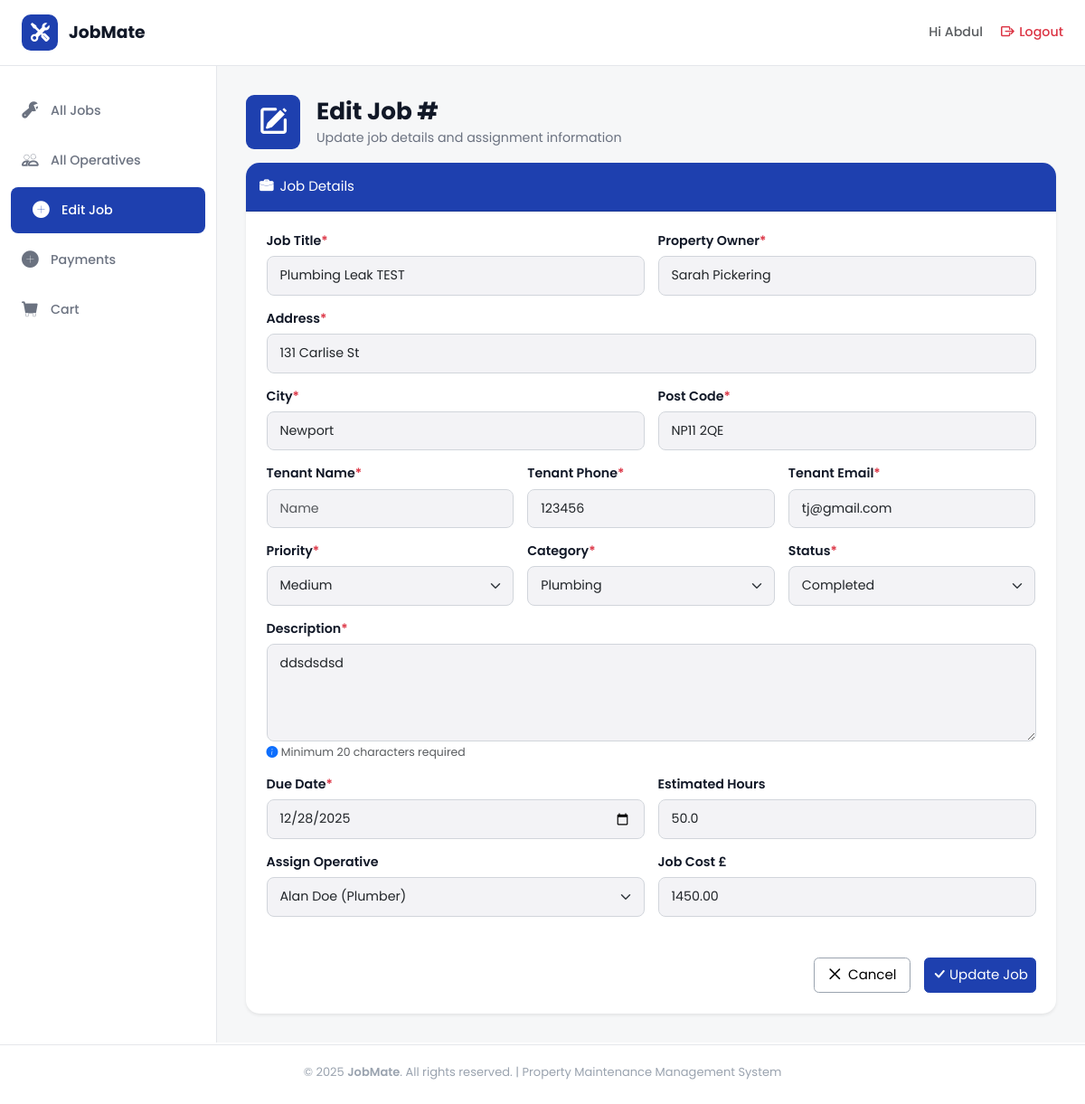
The page /jobs/edit_job/10 (signed in) on the database its author committed.
### jobs/models.py (models this page shows, shortened)
class Job(models.Model):
    PRIORITY_CHOICES = [
        ('high', 'High'),
        ('medium', 'Medium'),
        ('low', 'Low'),
    ]
    CATEGORY_CHOICES = [
        ('plumbing', 'Plumbing'),
        ('heating', 'Heating'),
        ('electrical', 'Electrical'),
    ]
    STATUS_CHOICES = [
        ("pending", "Pending"),
        ("in_progress", "In Progress"),
        ("completed", "Completed"),
        ("cancelled", "Cancelled"),
    ]
    job_title = models.CharField(max_length=100)
    property_owner = models.CharField(max_length=100)
    address = models.CharField(max_length=200)
    city = models.CharField(max_length=100)
    post_code = models.CharField(max_length=20)
    tenant_name = models.CharField(
        max_length=100,
        null=True,
        blank=True
    )
    tenant_phone = models.CharField(
        max_length=20,
        null=True,
        blank=True
    )
    tenant_email = models.EmailField(
        max_length=254,
        null=True,
        blank=True
    )
    priority = models.CharField(
        max_length=20,
        choices=PRIORITY_CHOICES,
        default='medium'
    )
    category = models.CharField(
        max_length=20,
        choices=CATEGORY_CHOICES
    )
    status = models.CharField(
        max_length=20,
        choices=STATUS_CHOICES,
        default="pending"
    )
    description = models.TextField()
    created_at = models.DateTimeField(auto_now_add=True)
    updated_at = models.DateTimeField(auto_now=True)
    due_date = models.DateField()
    estimated_hours = models.DecimalField(
        max_digits=4,
        decimal_places=1,
        null=True,
        blank=True
    )
    job_cost = models.DecimalField(
        max_digits=10,
        decimal_places=2,
        null=True,
        blank=True
    )
    assigned_operative = models.ForeignKey(
        User,
        on_delete=models.SET_NULL,
        null=True,
        blank=True,
        related_name="assigned_jobs"
    )

### jobs/views.py (the view)
# urls.py: path('edit_job/<int:job_id>', views.edit_job, name='edit_job'),
@login_required
@admin_required
def edit_job(request, job_id):
    job = get_object_or_404(Job, pk=job_id)
    if request.method == "POST":
        job_edit_form = JobForm(request.POST, instance=job)
        if job_edit_form.is_valid():
            job_edit_form.save()
            messages.success(request, 'Job details was successfully updated!')
            return redirect("jobs:all_jobs")
    else:
        job_edit_form = JobForm(instance=job)
    return render(request, "edit_job.html", {"job_edit_form": job_edit_form})

### helpers/permission_check.py (called while the page is built)
def admin_required(view_func):
    @wraps(view_func)
    def _wrapped_view(request, *args, **kwargs):
        user = request.user
        if not hasattr(user, "profile") or user.profile.role != "Admin":
            messages.error(
                request,
                "You do not have permission to access this page."
            )
            return redirect("jobs:all_jobs")
        return view_func(request, *args, **kwargs)
    return _wrapped_view

### jobs/templates/edit_job.html (shortened to what this page needs)
{% extends "dashboard_base.html" %}
{% load static %}
{% block content %}
<div class="heading-section">
  <div class="d-flex align-items-center gap-3 mb-3">
    <div class="icon">
      <i class="bi bi-pencil-square"></i>
    </div>
    <div>
      <h1 class="section-title">Edit Job #{{ job.id }}</h1>
      <p class="section-subtitle m-0">
        Update job details and assignment information
      </p>
    </div>
  </div>
</div>
<div class="card shadow-sm border-0 rounded-4">
  <div class="card-header py-3 rounded-top-4">
    <i class="bi bi-briefcase-fill me-2"></i>Job Details
  </div>
  <form class="card-body p-4" method="post">
    <div class="row g-3">
      <div class="col-md-6">
        <label class="form-label">Job Title<span class="text-danger">*</span></label>
        {{job_edit_form.job_title}}
      </div>
      <div class="col-md-6">
        <label class="form-label">Property Owner<span class="text-danger">*</span></label>
        {{job_edit_form.property_owner}}
      </div>
      <div class="col-12">
        <label class="form-label">Address<span class="text-danger">*</span></label>
        {{job_edit_form.address}}
      </div>
      <div class="col-md-6">
        <label class="form-label">City<span class="text-danger">*</span></label>
        {{job_edit_form.city}}
      </div>
      <div class="col-md-6">
        <label class="form-label">Post Code<span class="text-danger">*</span></label>
        {{job_edit_form.post_code}}
      </div>
      <div class="col-md-4">
        <label class="form-label">Tenant Name<span class="text-danger">*</span></label>
        {{ job_edit_form.tenant_name}}
      </div>
      <div class="col-md-4">
        <label class="form-label">Tenant Phone<span class="text-danger">*</span></label>
        {{ job_edit_form.tenant_phone}}
      </div>
      <div class="col-md-4">
        <label class="form-label">Tenant Email<span class="text-danger">*</span></label>
        {{ job_edit_form.tenant_email}}
      </div>
      <div class="col-md-4">
        <label class="form-label">Priority<span class="text-danger">*</span></label>
        {{ job_edit_form.priority }}
      </div>
      <div class="col-md-4">
        <label class="form-label">Category<span class="text-danger">*</span></label>
        {{ job_edit_form.category }}
      </div>
      <div class="col-md-4">
        <label class="form-label">Status<span class="text-danger">*</span></label>
        {{ job_edit_form.status }}
      </div>
      <div class="col-12">
        <label class="form-label">Description<span class="text-danger">*</span></label>
        {{ job_edit_form.description }}</textarea>
        <small class="text-muted mt-1 d-block">
          <i class="bi bi-info-circle-fill text-primary me-1"></i>Minimum 20 characters required
        </small>
      </div>
      <div class="col-md-6">
        <label class="form-label">Due Date<span class="text-danger">*</span></label>
        {{ job_edit_form.due_date }}
      </div>
      <div class="col-md-6">
        <label class="form-label">Estimated Hours</label>
        {{ job_edit_form.estimated_hours }}
      </div>
      <div class="col-md-6">
        <label class="form-label">Assign Operative</label>
        {{ job_edit_form.assigned_operative }}
      </div>
      <div class="col-md-6">
        <label class="form-label">Job Cost £</label>
        {{ job_edit_form.job_cost }}
      </div>
    </div>
    <div class="d-flex justify-content-end align-items-center mt-5 gap-3">
      <a href="{% url 'jobs:all_jobs' %}" class="btn btn-light p-2 px-3">
        <i class="bi bi-x-lg me-2"></i>Cancel
      </a>
      <button type="submit" class="btn btn-primary p-2">
        <span>
          <i class="bi bi-check-lg"></i>
        </span>
        <span>Update Job</span>
      </button>
    </div>
  </form>
</div>
{% endblock %}

### templates/dashboard_base.html (shortened to what this page needs)
{% extends "base.html" %}
{% load static %}
{% block body %}
<header class="top-header">
  <div class="logo-section">
    <a href="{% url 'home:home' %}">
      <div class="logo-icon">
        <i class="bi bi-tools"></i>
      </div>
      <span class="logo-text">JobMate</span>
    </a>
  </div>
  <div class="header-right">
    <div class="user-info">
      <a href="{% url 'users:profile_settings' %}" class="text-decoration-none text-muted"><span>Hi {% if request.user.is_authenticated and request.user.first_name == "" %}
        {{ request.user.username }}
        {% else %}
         {{request.user.first_name}}
          {% endif %} </span></a>
    </div>
    <a href="{% url 'account_logout' %}" class="logout-btn text-danger">
      <i class="bi bi-box-arrow-right"></i>
      <span>Logout</span>
    </a>
  </div>
</header>
<div class="dashboard-layout">
  <aside class="sidebar">
    <ul class="sidebar-nav">
      <li>
        <a href="{% url 'jobs:all_jobs' %}"
          class="{% if request.resolver_match.url_name == 'all_jobs' %}active{% endif %}">
          <i class="bi bi-wrench-adjustable"></i>
          <span>All Jobs</span>
        </a>
      </li>
      {% if request.user.is_authenticated and request.user.profile.role == "Admin" %}
      <li>
        <a href="{% url 'users:all_operatives' %}"
          class="{% if request.resolver_match.url_name == 'all_operatives' %}active{% endif %}">
          <i class="bi bi-people"></i>
          <span>All Operatives</span>
        </a>
      </li>
      <li>
        <a href="#"
          class="{% if request.resolver_match.url_name == 'edit_job' %}active nav-link disabled {% else %}d-none {% endif %}">
          <i class="bi bi-plus-circle-fill"></i>
          <span>Edit Job</span>
        </a>
      </li>
      {% endif %}
      <li>
        <a href="{% url 'cart:payments' %}"
          class="{% if request.resolver_match.url_name == 'payments' %}active nav-link disabled{% endif %}">
          <i class="bi bi-plus-circle-fill"></i>
          <span>Payments</span>
        </a>
      </li>
      <li>
        <a href="{% url 'cart:basket' %}"
          class="{% if request.resolver_match.url_name == 'basket' %}active nav-link disabled{% endif %}">
          <i class="bi bi-cart-fill"></i>
          <span>Cart</span>
        </a>
      </li>
    </ul>
  </aside>
  <main class="main-content">
    {% block content %} {% endblock %}
  </main>
</div>
{% endblock %}

### static/css/base.css (style rules this page uses)
html { font-size: 15px; }
:root { --jm-blue-600: #2563eb; --jm-blue-700: #1e40af; --jm-default: #ffffff; --jm-main: #e5e7eb; --jm-secondary: #1e40af; --jm-accent: #dbeafe; --jm-accent-light: #f6f7f8; --jm-links: #2563eb; --jm-other: #fd5454; --ink: #111827; --muted: #6b7280; --muted-2: #9aa3af; --footer-bg: #0f172a; --input: #f3f3f6; --card-radius: 14px; --tile-radius: 18px; --shadow-soft: 0 8px 16px rgba(15, 23, 42, 0.06); --shadow-tile: 0 14px 30px rgba(37, 99, 235, 0.25); --shadow-cta: 0 10px 22px rgba(29, 78, 216, 0.25); --purple: #7e22ce; --input-border: #D1D5DB; --topbar-h: 66px; --footer-h: 20px; --sidebar-width: 240px; }
* { box-sizing: border-box; }
body { font-family: "Poppins", system-ui, -apple-system, Segoe UI, Roboto, Helvetica, Arial, sans-serif; font-size: 0.95rem; color: var(--ink); background: var(--page-bg); margin: 0 auto; }
.btn-primary { background-color: var(--jm-blue-700) !important; border-color: var(--jm-blue-700) !important; font-size: 1rem; transition: all 0.25s ease; }
.btn-light { background-color: var(--jm-default) !important; border-color: var(--muted-2) !important; font-size: 1rem; transition: all 0.25s ease; }
.bi::before { font-weight: bold !important; }
.section-title { font-weight: 700; font-size: 1.75rem; color: var(--ink); margin-bottom: 0.25rem; }
.section-subtitle { color: var(--muted); }

### static/css/accounts.css (style rules this page uses)
.form-label { font-weight: 600; color: var(--ink); margin-bottom: 6px; }
.form-control, .form-select { border-radius: 8px; border: 1px solid #e5e7eb; padding: 10px 14px; font-size: 0.95rem; transition: border-color .2s, box-shadow .2s; }

### static/css/dashboard_base.css (style rules this page uses)
.dashboard-layout { display: flex; max-width: 1800px; margin: 0 auto; width: 100%; }
.main-content { flex: 1; padding: 32px; background-color: var(--jm-accent-light); overflow-y: auto; height: calc(100vh - 55px - var(--topbar-h) - var(--footer-h)); }
.top-header { background: var(--jm-default); border-bottom: 1px solid var(--jm-main); margin: 0 auto; padding: 16px 24px; display: flex; justify-content: space-between; align-items: center; position: sticky; max-width: 1800px; width: 100%; top: 0; z-index: 1000; }
.logo-section { display: flex; align-items: center; gap: 12px; }
.logo-section a { display: flex; align-items: center; gap: 12px; text-decoration: none; }
.logo-icon { width: 40px; height: 40px; background: var(--jm-blue-700); border-radius: 10px; display: flex; align-items: center; justify-content: center; color: var(--jm-default); font-size: 20px; }
.logo-text { font-size: 1.25rem; font-weight: 700; color: var(--ink); }
.header-right { display: flex; align-items: center; gap: 20px; }
.user-info { display: flex; align-items: center; gap: 8px; color: var(--muted); font-weight: 500; }
.logout-btn { color: var(--muted); text-decoration: none; display: flex; align-items: center; gap: 6px; font-weight: 500; transition: color 0.3s; }
.sidebar { width: var(--sidebar-width); background: var(--jm-default); border-right: 1px solid var(--jm-main); padding: 24px 0; position: sticky; top: 73px; overflow-y: auto; }
.sidebar-nav { list-style: none; padding: 0; margin: 0; }
.sidebar-nav li { margin-bottom: 4px; }
.sidebar-nav a { display: flex; align-items: center; gap: 12px; padding: 12px 24px; color: var(--muted); text-decoration: none; font-weight: 500; transition: all 0.3s; }
.sidebar-nav a.active { background: var(--jm-blue-700); color: white; border-radius: 8px; margin: 0 12px; }
.sidebar-nav a i { font-size: 18px; width: 20px; }

### static/css/tables.css (style rules this page uses)
.heading-section { margin-bottom: 1rem; }

### static/css/form.css (style rules this page uses)
.icon { display: inline-flex; align-items: center; justify-content: center; background-color: var(--jm-blue-700); color: var(--jm-default); width: 60px; height: 60px; border-radius: 15%; font-size: 2.1rem; margin-right: 0.2rem; }
.icon i { line-height: 0; }
.card-header { background-color: var(--jm-blue-700); color: var(--jm-default); font-size: 1rem; }
.input { background-color: var(--input); border: 1px solid var(--input-border); }

### rows shown on the page
Job: job_title "Plumbing Leak TEST", property_owner "Sarah Pickering", address "131 Carlise St", city "Newport", post_code "NP11 2QE", tenant_phone "123456", tenant_email "tj@gmail.com", priority "Medium", category "Plumbing", status "Completed", description "ddsdsdsd", due_date "12/28/2025", estimated_hours "50.0", assigned_operative "Alan Doe (Plumber)", job_cost "1450.00"

### other values the page prints
{{ request.user.first_name }} "Abdul"
